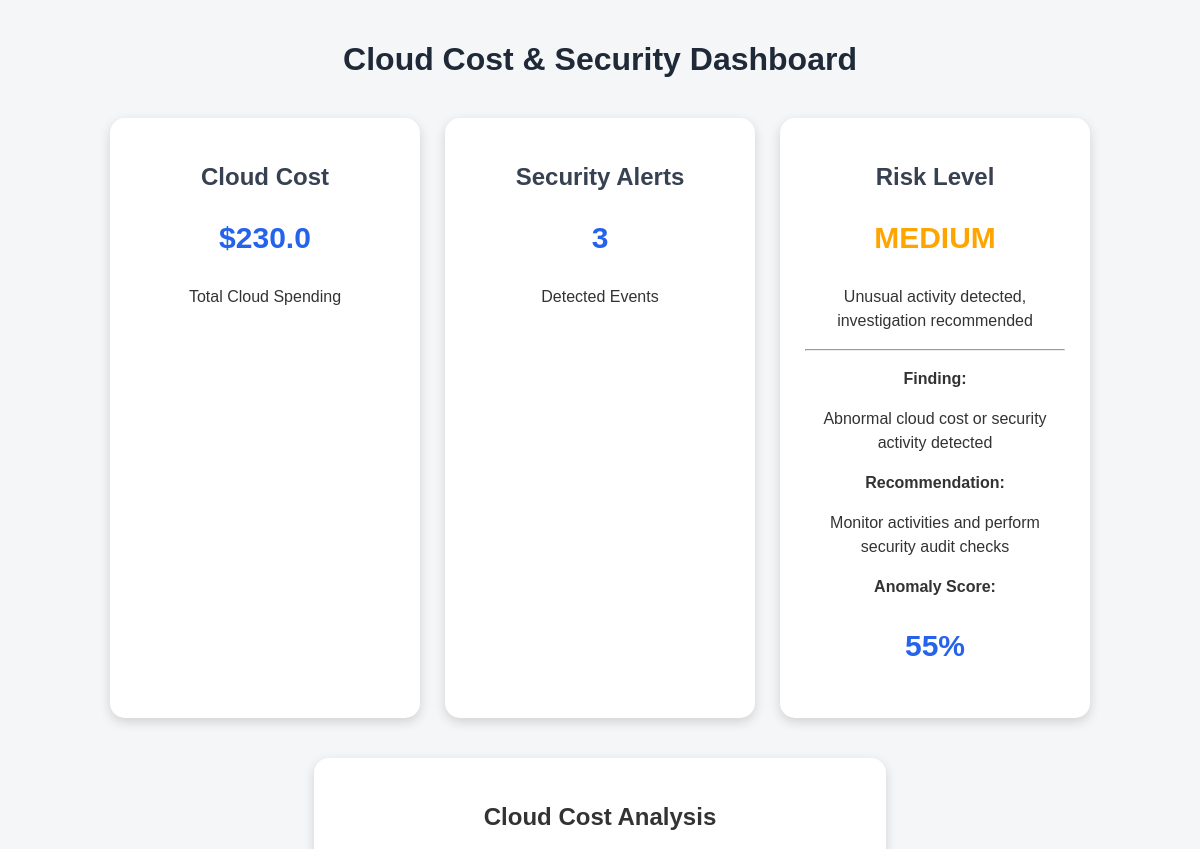
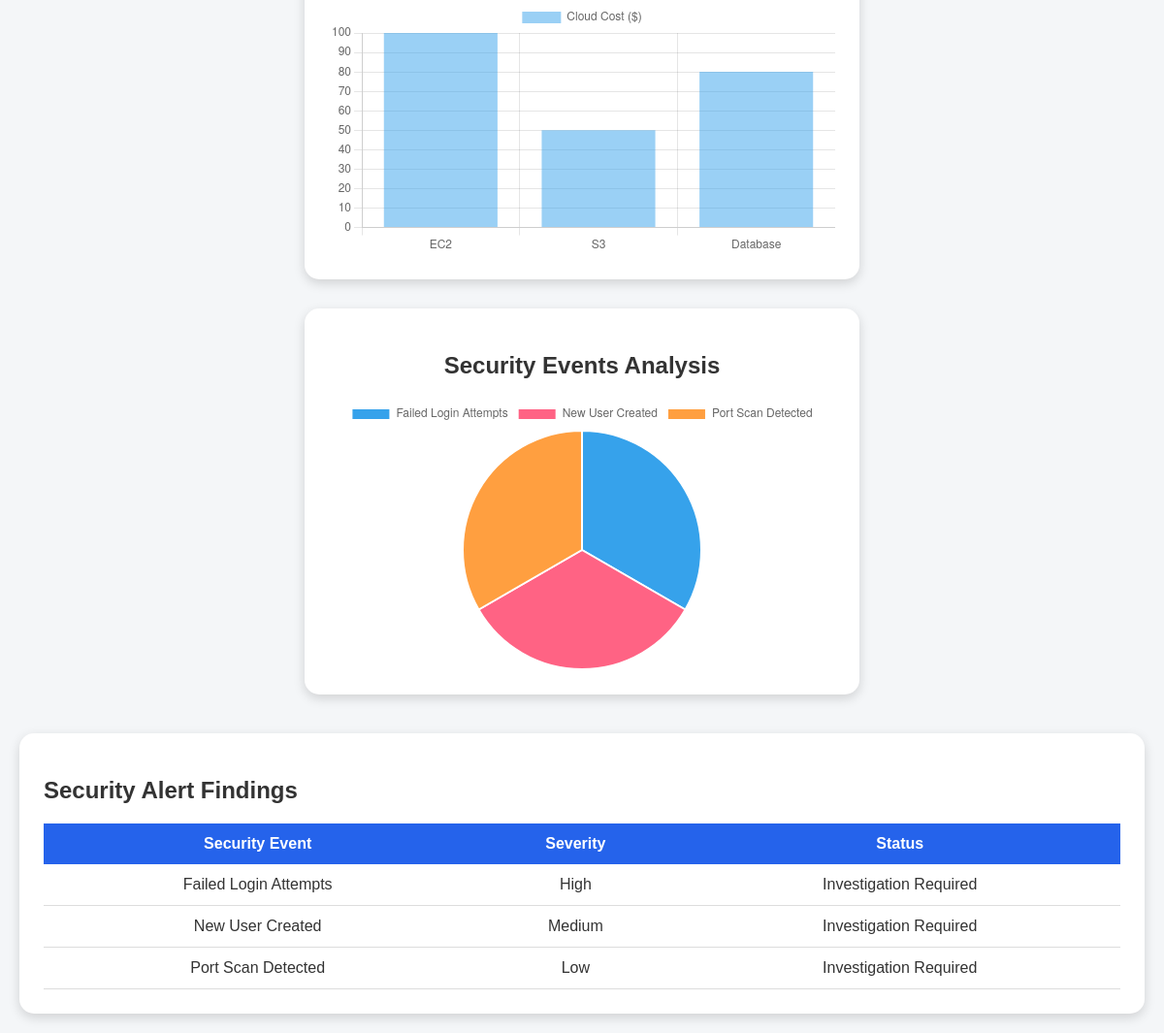
The page / on the database its author committed (2 pictures, top to bottom).
### tables this page shows
CREATE TABLE security_events(
    id INTEGER PRIMARY KEY,
    event TEXT,
    severity TEXT,
    date TEXT
);

### app.py (the view)
@app.route("/")
def dashboard():
    (
        total_cost,
        alerts,
        services,
        costs,
        security_data
    ) = get_data()
    risk, message, finding, recommendation, anomaly_score = analyze_risk(
        total_cost,
        alerts
    )
    return render_template(
        "dashboard.html",
        cost=total_cost,
        alerts=alerts,
        risk=risk,
        message=message,
        finding=finding,
        recommendation=recommendation,
        anomaly_score=anomaly_score,
        services=services,
        costs=costs,
        security_data=security_data
    )

### app.py (called while the page is built)
def get_data():
    connection = sqlite3.connect("database.db")
    cursor = connection.cursor()
    cursor.execute("SELECT SUM(cost) FROM cloud_cost")
    total_cost = cursor.fetchone()[0]
    if total_cost is None:
        total_cost = 0
    cursor.execute("SELECT COUNT(*) FROM security_events")
    alerts = cursor.fetchone()[0]
    cursor.execute("SELECT service, cost FROM cloud_cost")
    cost_data = cursor.fetchall()
    services = []
    costs = []
    for item in cost_data:
        services.append(item[0])
        costs.append(item[1])
    cursor.execute("SELECT event, severity FROM security_events")
    security_data = cursor.fetchall()
    connection.close()
    return (
        total_cost,
        alerts,
        services,
        costs,
        security_data
    )

### templates/dashboard.html (shortened to what this page needs)
<!DOCTYPE html>
<html>
<head>
<link rel="stylesheet" href="/static/style.css">
</head>
<body>
<h1>Cloud Cost & Security Dashboard</h1>
<div class="dashboard">
<div class="card">
<h2>Cloud Cost</h2>
<h3>${{ cost }}</h3>
<p>Total Cloud Spending</p>
</div>
<div class="card">
<h2>Security Alerts</h2>
<h3>{{ alerts }}</h3>
<p>Detected Events</p>
</div>
<div class="card">
<h2>Risk Level</h2>
<h3 class="
{% if risk == 'HIGH' %}
risk-high
{% elif risk == 'MEDIUM' %}
risk-medium
{% else %}
risk-low
{% endif %}
">
{{ risk }}
</h3>
<p>{{ message }}</p>
<hr>
<p><b>Finding:</b></p>
<p>{{ finding }}</p>
<p><b>Recommendation:</b></p>
<p>{{ recommendation }}</p>
<p><b>Anomaly Score:</b></p>
<h3>{{ anomaly_score }}%</h3>
</div>
</div>
<div class="charts">
<div class="chart-box">
<h2>Cloud Cost Analysis</h2>
<canvas id="costChart"></canvas>
</div>
<div class="chart-box">
<h2>Security Events Analysis</h2>
<canvas id="securityChart"></canvas>
</div>
</div>
<div class="alerts">
<h2>Security Alert Findings</h2>
<table>
<tr>
<th>Security Event</th>
<th>Severity</th>
<th>Status</th>
</tr>
{% for event in security_data %}
<tr>
<td>{{ event[0] }}</td>
<td>{{ event[1] }}</td>
<td>Investigation Required</td>
</tr>
{% endfor %}
</table>
</div>
<script>
new Chart(
document.getElementById('costChart'),
{
type:'bar',
data:{
labels: {{ services | safe }},
datasets:[{
label:'Cloud Cost ($)',
data: {{ costs | safe }}
}]
}
}
);
new Chart(
document.getElementById('securityChart'),
{
type:'pie',
data:{
labels:[
{% for event in security_data %}
"{{ event[0] }}",
{% endfor %}
],
datasets:[{
label:'Security Events',
data:[
{% for event in security_data %}
1,
{% endfor %}
]
}]
}
}
);
</script>
</body>
</html>

### static/style.css (style rules this page uses)
body { font-family: Arial, sans-serif; background: #f4f6f8; margin: 0; padding: 20px; color: #333; }
h1 { text-align: center; margin-bottom: 40px; color: #1f2937; }
.dashboard { display: flex; justify-content: center; gap: 25px; flex-wrap: wrap; }
.card { background: white; width: 260px; padding: 25px; text-align: center; border-radius: 15px; box-shadow: 0 4px 12px rgba(0,0,0,0.15); }
.card h2 { color: #374151; }
.card h3 { font-size: 30px; color: #2563eb; }
.card p { line-height: 1.5; }
.charts { display: flex; justify-content: center; gap: 30px; margin-top: 40px; flex-wrap: wrap; }
.chart-box { background:white; width:45%; min-width:350px; padding:25px; border-radius:15px; box-shadow:0 4px 12px rgba(0,0,0,0.15); }
.chart-box h2 { text-align:center; }
canvas { max-height:280px; }
.alerts { background:white; margin-top:40px; padding:25px; border-radius:15px; box-shadow:0 4px 12px rgba(0,0,0,0.15); }
table { width:100%; border-collapse:collapse; }
th { background:#2563eb; color:white; padding:12px; }
td { padding:12px; border-bottom:1px solid #ddd; text-align:center; }
.risk-medium { color:orange !important; font-weight:bold; }

### rows shown on the page
security_events: severity "MEDIUM", event "New User Created", severity "Medium"
security_events: event "Failed Login Attempts", severity "High"
security_events: event "Port Scan Detected", severity "Low"

### other values the page prints
{{ cost }} "230.0"
{{ alerts }} "3"
{{ message }} "Unusual activity detected, investigation recommended"
{{ finding }} "Abnormal cloud cost or security activity detected"
{{ recommendation }} "Monitor activities and perform security audit checks"
{{ anomaly_score }} "55"
chart data {{ services | safe }} ['EC2', 'S3', 'Database']
chart data {{ costs | safe }} [100.0, 50.0, 80.0]
chart data {{ event[0] }} Failed Login Attempts, New User Created, Port Scan Detected
